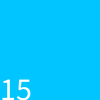
Frame 1 (no input)
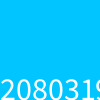
Frame 60 (the mouse pressed at the canvas centre just before this capture)
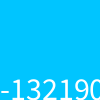
Frame 120 (the mouse held since frame 60 and released just before this capture)

The Processing sketch that drew these frames (run headless with seeded random() and noise(); from frame 60 on, the mouse is pressed at the canvas centre):

// Processing sketch: Example_Stuff
// ── Example_Stuff.pde
int count = 1;
color blue = #00C5FF; //Uses more memory 

void setup() {
 size (100, 100); 
  
}

void draw () {
  background(blue);
  count *= 15 ; //=count+1 ++count +=2 *=15
  textSize(32);
  text(count, 0, 100); //Simplest text parameters
  
  
}
